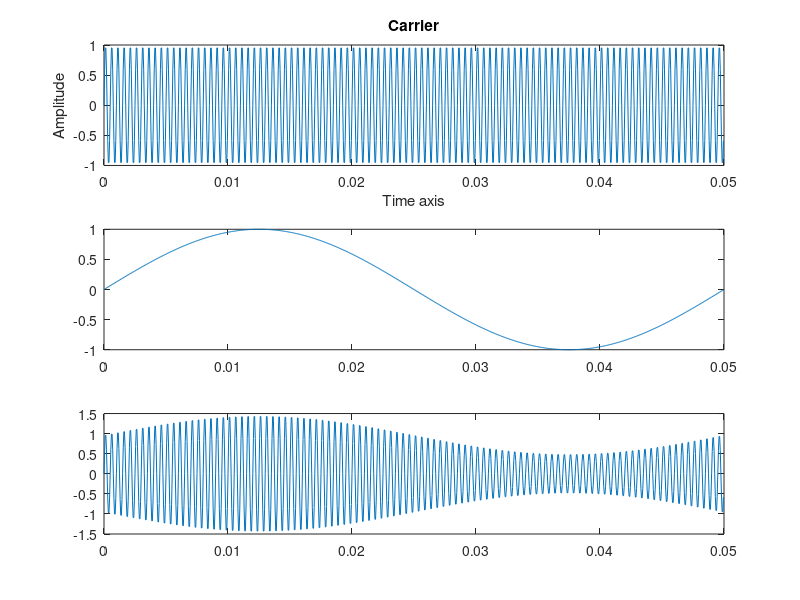

The MATLAB source for this figure:
fs=20000;
Ts=1/fs;
N=1000;
t=0:Ts:N*Ts-Ts;


fc=2000;
fm=20;
Ac=1;
Am=1;
figure(2);
carrier=Ac*sin(2*pi*fc*t);
message=Am*sin(2*pi*fm*t);
hold on;
subplot(3,3,1:3);
 plot(t,carrier);
xlabel('Time axis');ylabel('Amplitude');
title('Carrier');
subplot(3,3,4:6);
xlabel('Time axis');ylabel('Amplitude');
title('Message');
plot(t,message);
mu=0.5;
modulated = (1+mu.*message).*carrier;

subplot(3,3,7:9)
xlabel('Time axis');ylabel('Amplitude');
title('Modulated');
plot(t,modulated);